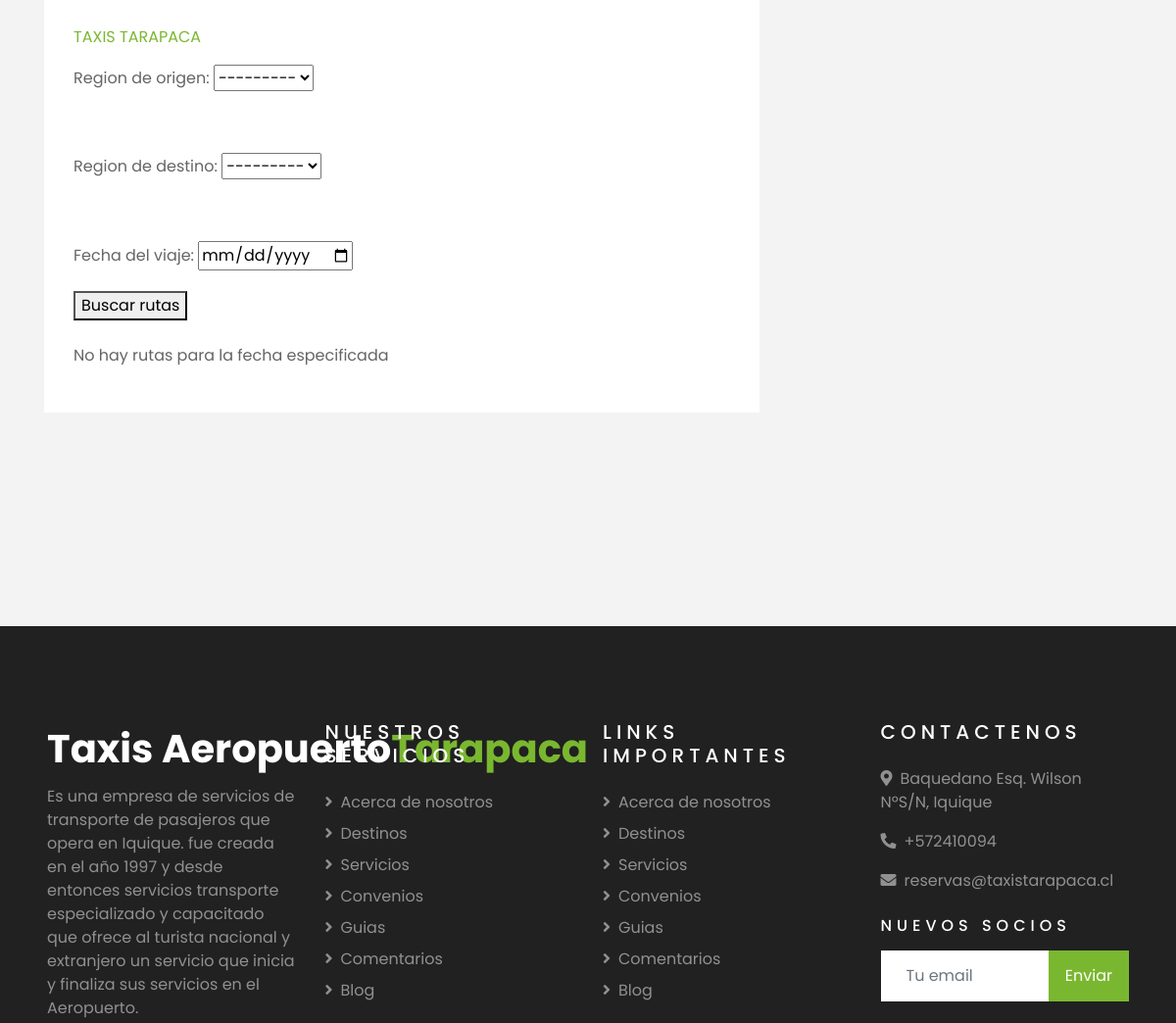
/es/usr_srap/ (middle part), run on an earlier commit of the app's database.
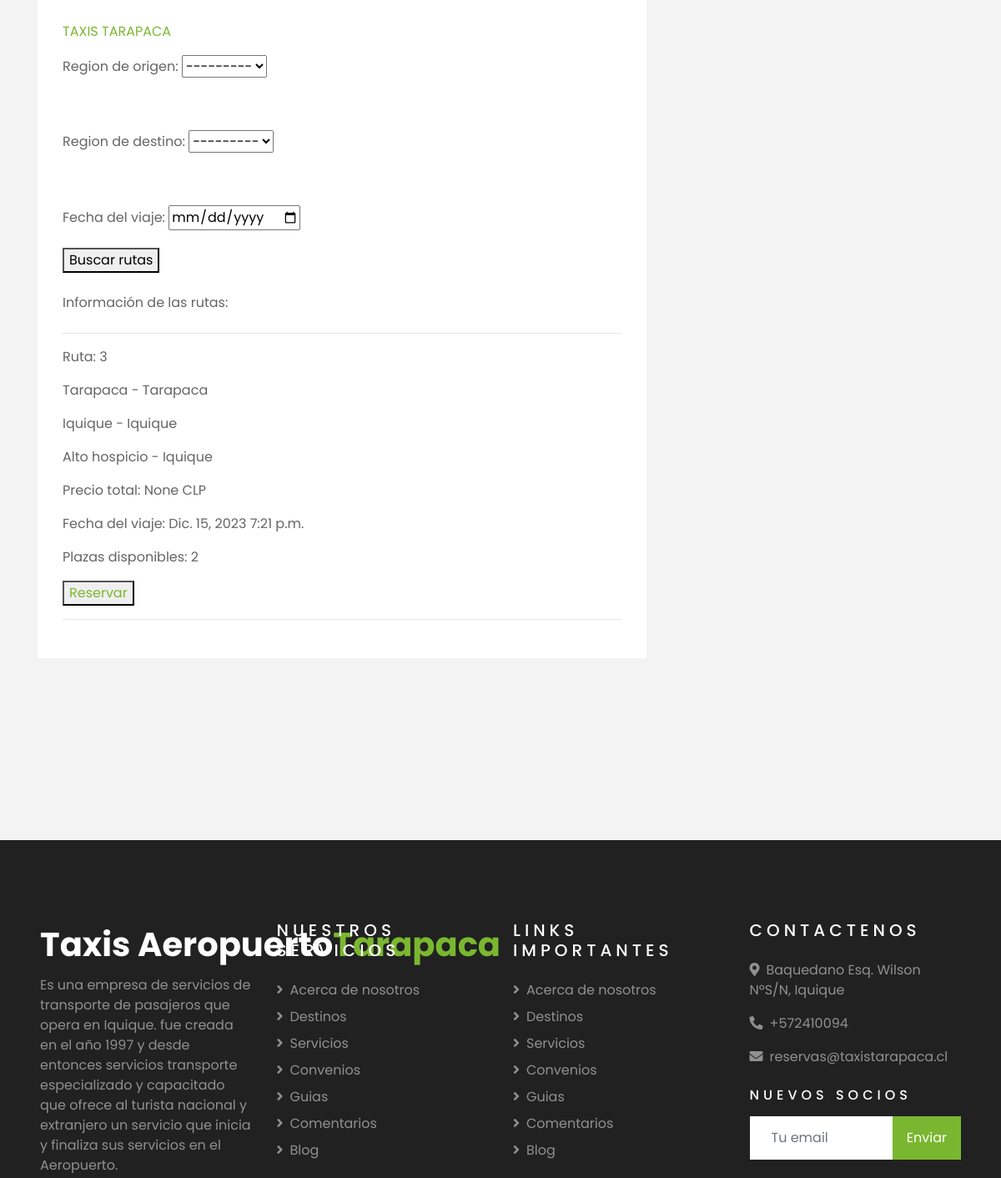
And on a later commit of the database.
### Gestion_viajes/models.py (models this page shows)
class Ruta(models.Model):
    id = models.AutoField(primary_key=True,unique=True)
    conductor = models.ForeignKey(Taxista,on_delete=models.SET_NULL,null=True,blank=True,default=None)
    origen = models.CharField(max_length=254,null=True,blank=True)
    numero_origen = models.IntegerField(null=True,blank=True)
    tipo_origen = models.ForeignKey(TiposCalle,on_delete = models.SET_NULL,blank=True,null=True,default=None,related_name='ruta_torigen')
    destino = models.CharField(max_length=54,null=True,blank=True)
    numero_destino = models.IntegerField(null=True,blank=True)
    tipo_destino = models.ForeignKey(TiposCalle,on_delete = models.SET_NULL,blank=True,null=True,default=None,related_name='ruta_tdestino')
    fecha_viaje = models.DateField(null=True,blank=True)
    hora_viaje = models.TimeField(null=True,blank=True)
    anulado = models.IntegerField(null=True,blank=True)
    motivo_anulacion = models.TextField(null=True,blank=True)
    observacion = models.CharField(max_length=254,null=True,blank=True)
    descripcion = models.TextField(null=True,blank=True)
    tipo_tarifa = models.ForeignKey(Tarifa,models.SET_NULL,null=True,blank=True,default=None)
    monto_tarifa = models.FloatField(null=True,blank=True)
    region = models.ForeignKey(Region,on_delete=models.SET_NULL,null=True,blank=True,default=None)
    ciudad = models.ForeignKey(Ciudad,on_delete=models.SET_NULL,null=True,blank=True,default=None)
    comuna = models.ForeignKey(Comuna,on_delete=models.SET_NULL,null=True,blank=True,default=None)
    region_destino = models.ForeignKey(Region,on_delete=models.SET_NULL,null=True,blank=True,default=None,related_name='ruta_rdestino')
    ciudad_destino = models.ForeignKey(Ciudad,on_delete=models.SET_NULL,null=True,blank=True,default=None,related_name='ruta_cidestino')
    comuna_destino = models.ForeignKey(Comuna,on_delete=models.SET_NULL,null=True,blank=True,default=None,related_name='ruta_codestino')
    plazas_disponibles = models.IntegerField(null=True,blank=True)
    deleted_at = models.DateTimeField(null=True,blank=True)
    created_at = models.DateTimeField(null=True,blank=True)

class Region(models.Model):
    id = models.AutoField(primary_key=True,unique=True)
    nombre = models.CharField(max_length=254,blank=True,null=True)
    pais = models.ForeignKey(Pais,on_delete=models.SET_NULL,blank=True,null=True)
    deleted_at = models.DateTimeField(null=True,blank=True)
    created_at = models.DateTimeField(null=True,blank=True)
    def __str__(self):
        return self.nombre

class Ciudad(models.Model):
    id = models.AutoField(primary_key=True,unique=True)
    nombre = models.CharField(max_length=254,blank=True,null=True)
    region = models.ForeignKey(Region,on_delete=models.SET_NULL,blank=True,null=True)
    deleted_at = models.DateTimeField(null=True,blank=True)
    created_at = models.DateTimeField(null=True,blank=True)
    def __str__(self):
        return self.nombre

class Comuna(models.Model):
    id = models.AutoField(primary_key=True,unique=True)
    nombre = models.CharField(max_length=254,blank=True,null=True)
    ciudad = models.ForeignKey(Ciudad,on_delete=models.SET_NULL,blank=True,null=True)
    deleted_at = models.DateTimeField(null=True,blank=True)
    created_at = models.DateTimeField(null=True,blank=True)
    def __str__(self):
        return self.nombre

### Gestion_viajes/views.py (the view)
# urls.py: path("usr_srap/",views.usr_busqueda_reserva,name='usr_busqueda_reserva'),
def usr_busqueda_reserva(request):
    usuario = request.session.get('user')
    if request.method == 'POST':
        form = RutaForm(request.POST)
        if form.is_valid() and form is not None:
            if usuario is not None:
                context = {'form':form}
                ruta_vehiculo = form.save(commit=False)
                fecha_ruta = ruta_vehiculo.fecha_viaje
                region_origen = ruta_vehiculo.region
                ciudad_origen = ruta_vehiculo.ciudad
                comuna_origen = ruta_vehiculo.comuna
                region_destino = ruta_vehiculo.region_destino
                ciudad_destino = ruta_vehiculo.ciudad_destino
                comuna_destino = ruta_vehiculo.comuna_destino
                if fecha_ruta is not None:
                    try:
                        rutas_region = Ruta.objects.filter(region=region_origen,region_destino=region_destino,fecha_viaje=fecha_ruta,deleted_at=None,plazas_disponibles__gt=0)
                        if rutas_region is not None:
                            context = {'form':form,'rutas':rutas_region}
                    except:
                        rutas_region = None
                    if ciudad_origen is not None and ciudad_destino is not None:
                        try:
                            rutas_ciudad = Ruta.objects.filter(ciudad=ciudad_origen,ciudad_destino=ciudad_destino,fecha_viaje=fecha_ruta,deleted_at=None,plazas_disponibles__gt=0)
                            if rutas_ciudad is not None:
                                context = {'form':form,'rutas':rutas_ciudad}
                        except:
                            rutas_ciudad = None
                    if comuna_origen is not None and comuna_destino is not None:
                        try:
                            rutas_comuna = Ruta.objects.filter(comuna=comuna_origen,comuna_destino=comuna_destino,fecha_viaje=fecha_ruta,deleted_at=None,plazas_disponibles__gt=0)
                            if rutas_comuna is not None:
                                context = {'form':form,'rutas':rutas_comuna}
                        except:
                            rutas_comuna = None
                else:
                    try:
                        rutas_region = Ruta.objects.filter(region=region_origen,region_destino=region_destino,deleted_at=None,plazas_disponibles__gt=0)
                        if rutas_region is not None:
                            context = {'form':form,'rutas':rutas_region}
                    except:
                        rutas_region = None
                    if ciudad_origen is not None and ciudad_destino is not None:
                        try:
                            rutas_ciudad = Ruta.objects.filter(ciudad=ciudad_origen,ciudad_destino=ciudad_destino,deleted_at=None,plazas_disponibles__gt=0)
                            if rutas_ciudad is not None:
                                context = {'form':form,'rutas':rutas_ciudad}
                        except:
                            rutas_ciudad = None
                    if comuna_origen is not None and comuna_destino is not None:
                        try:
                            rutas_comuna = Ruta.objects.filter(comuna=comuna_origen,comuna_destino=comuna_destino,deleted_at=None,plazas_disponibles__gt=0)
                            if rutas_comuna is not None:
                                context = {'form':form,'rutas':rutas_comuna}
                        except:
                            rutas_comuna = None
                return render(request,'Gestion_viajes/usr_busqueda_reserva.html',context)
            else:
                form = RutaForm()
                rutas = Ruta.objects.filter(deleted_at=None,plazas_disponibles__gt=0)
                context = {'rutas':rutas,'form':form}
                return render(request,'Gestion_viajes/usr_busqueda_reserva.html',context)
    else:
        form = RutaForm()
        rutas = Ruta.objects.filter(deleted_at=None,plazas_disponibles__gt=0)
        context = {'rutas':rutas,'form':form}
        return render(request,'Gestion_viajes/usr_busqueda_reserva.html',context)

### Gestion_viajes/forms.py
class RutaForm(forms.ModelForm):
    class Meta:
        model = Ruta
        fields = ['monto_tarifa','region','ciudad','comuna','region_destino','ciudad_destino','comuna_destino','fecha_viaje']
        widgets = {
            'region': forms.Select(attrs={'required':'required'}),
            'ciudad': forms.Select(attrs={'hidden':'true'}),
            'comuna': forms.Select(attrs={'hidden':'true'}),
            'region_destino': forms.Select(attrs={'required':'required'}),
            'ciudad_destino': forms.Select(attrs={'hidden':'true'}),
            'comuna_destino': forms.Select(attrs={'hidden':'true'}),
            'fecha_viaje': forms.DateInput(attrs={'type': 'date','min': str(date.today())}),
        }

### Taxis_tarapaca/templates/Gestion_viajes/usr_busqueda_reserva.html (shortened to what this page needs)
{% extends "user_page.html" %}
{% load cms_tags %}
{% block content %}
    <form method="post" action="{% url 'usr_busqueda_reserva' %}">
        <div class="form-group">
            <label for="{{ form.region.id_for_label }}">Region de origen:</label>
            {{ form.region }}
        </div>
        <br>
        <div class="form-group">
            <label for="{{ form.region_destino.id_for_label }}">Region de destino:</label>
            {{ form.region_destino }}
        </div>
        <br>
        <div class="form-group">
            <label for="{{ form.fecha_viaje.id_for_label }}">Fecha del viaje:</label>
            {{ form.fecha_viaje }}
        </div>
        <button type="submit">Buscar rutas</button>
        {% if rutas %}
        <label>Información de las rutas:</label>
        <hr>
            {% for ruta in rutas %}
                <p>Ruta: {{ ruta.id }}</p>
                <p>{{ ruta.region }} - {{ ruta.region_destino }}</p>
                {% if ruta.ciudad is not None and ruta.ciudad_destino is not None %}
                    <p>{{ ruta.ciudad }} - {{ruta.ciudad_destino}}</p>
                {% endif %}
                {% if ruta.comuna is not None and ruta.comuna_destino is not None %}
                    <p>{{ ruta.comuna }} - {{ruta.comuna_destino}}</p>
                {% endif %}
                <p>Precio total: {{ ruta.monto_tarifa }} CLP</p>
                <p>Fecha del viaje: {{ ruta.fecha_viaje }} {{ ruta.hora_viaje }}<p>
                <p>Plazas disponibles: {{ ruta.plazas_disponibles }}<p>
                <button><a href="{% url 'usr_realizar_reserva' id_ruta=ruta.id %}">Reservar</a></button>
                <hr>
            {% endfor %}
        {% elif rutas.fecha_viaje is None %}
                    <p>No hay rutas para la fecha especificada<p>
        {% endif %}
    </form>
{% endblock content %}

What changed in the data, as far as the page shows it:
now on this page (row edited): Ruta: id "3", region "Tarapaca", region_destino "Tarapaca", ciudad "Iquique", ciudad_destino "Iquique", comuna "Alto hospicio", comuna_destino "Iquique", monto_tarifa "None", fecha_viaje "Dic. 15, 2023", hora_viaje "7:21 p.m.", plazas_disponibles "2"
Also different on the page:
text no longer shown: "No hay rutas para la fecha especificada"
text now shown: "Información de las rutas:"
